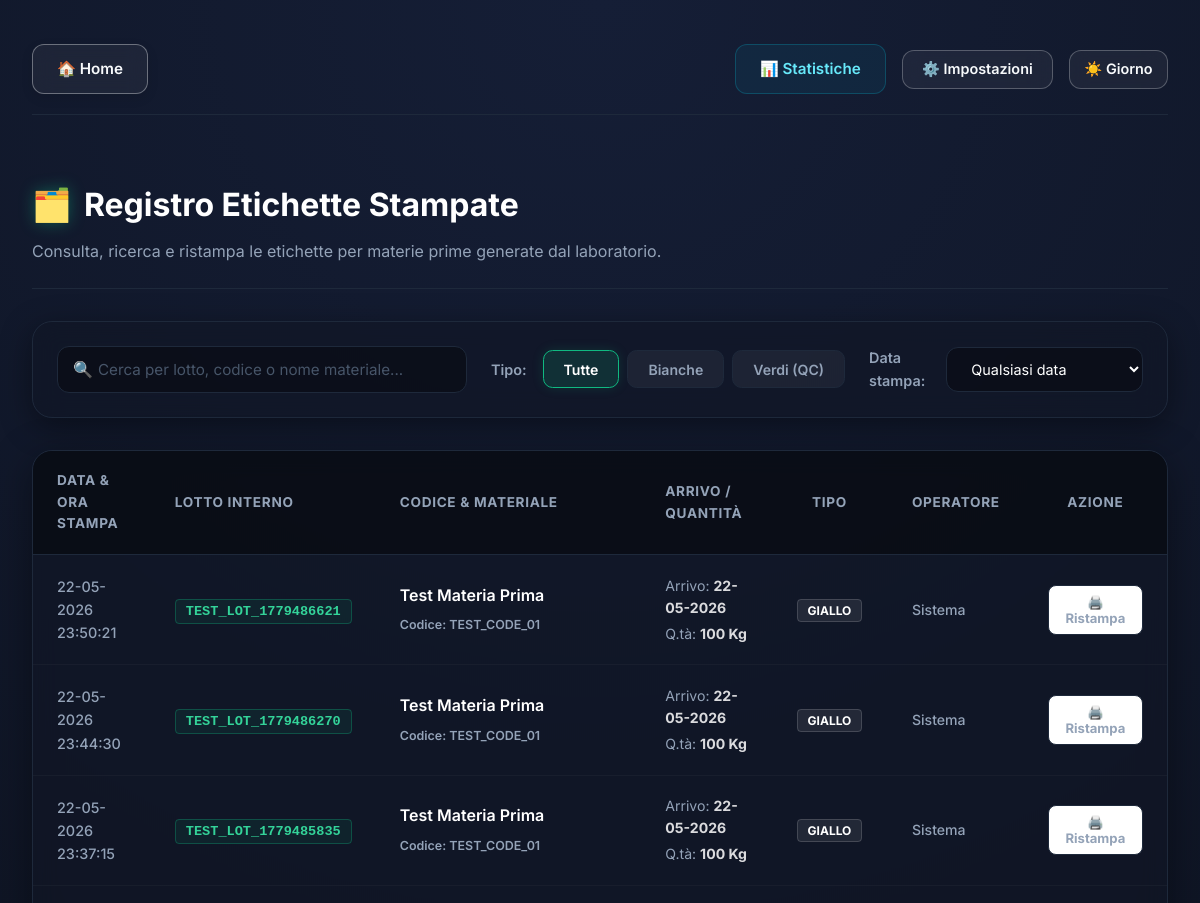
The page /storico_etichetta (upper part) on the database as committed earlier.
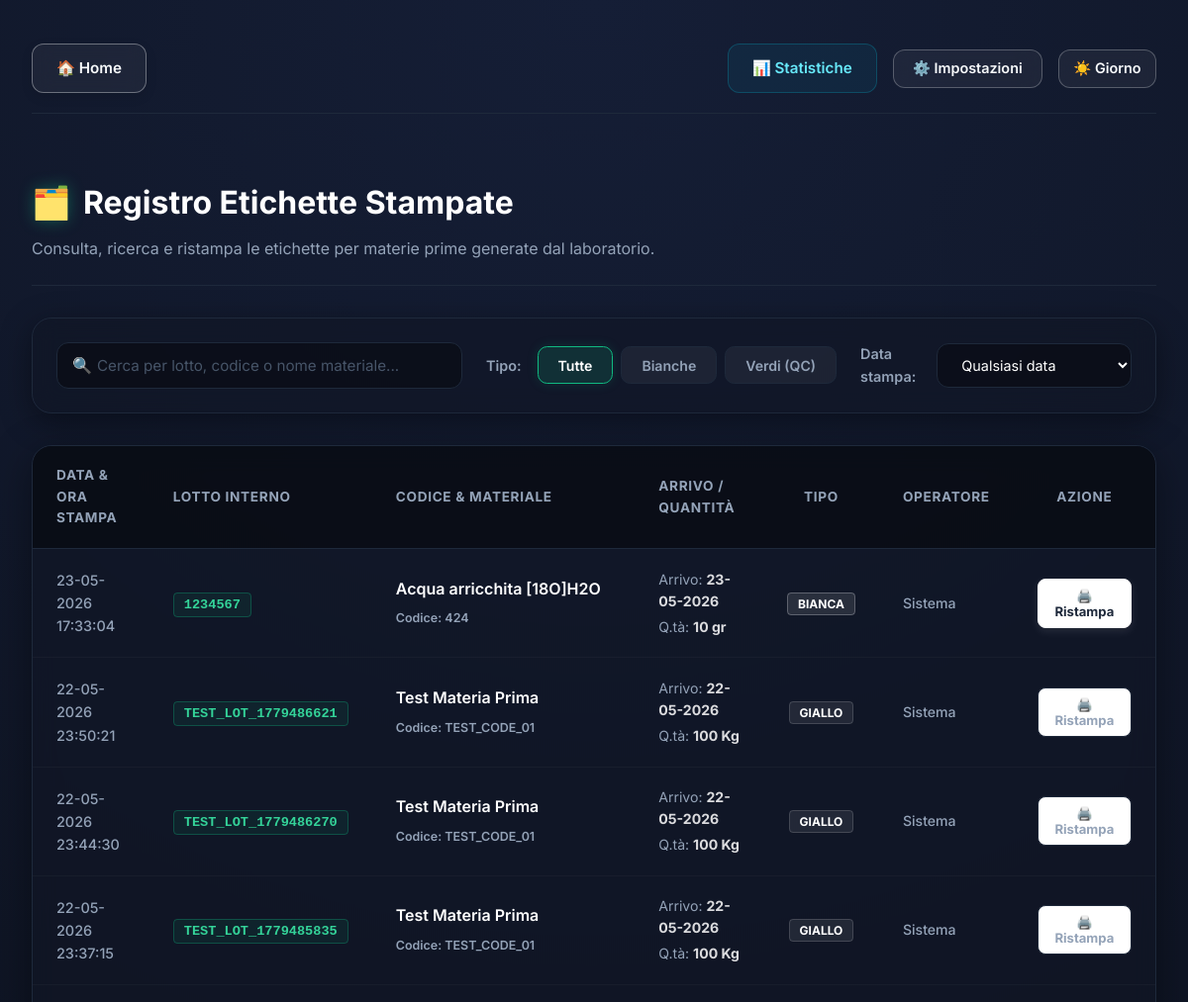
The same page on the database as committed later.
### tables this page shows
CREATE TABLE Storico_Etichette (
                id INTEGER PRIMARY KEY AUTOINCREMENT,
                data_ora TEXT NOT NULL,
                lotto_interno TEXT NOT NULL,
                codice_mp TEXT NOT NULL,
                nome_mp TEXT NOT NULL,
                data_arrivo TEXT NOT NULL,
                quantita TEXT NOT NULL,
                tipo_stampa TEXT NOT NULL,
                operatore TEXT
            );

### routes/etichette.py (the view)
    @app.route('/storico_etichetta')
    def storico_etichetta():
        conn = get_db_connection()
        try:
            rows = conn.execute('''
                SELECT S.id, S.data_ora, S.lotto_interno, S.codice_mp, S.nome_mp, S.data_arrivo, S.quantita, S.tipo_stampa, S.operatore,
                       L.lotto_fornitore, L.data_scadenza, L.data_approvazione
                FROM Storico_Etichette S
                LEFT JOIN Lotti_Interni L ON S.lotto_interno = L.lotto_interno
                ORDER BY S.id DESC
            ''').fetchall()
            etichette = [dict(row) for row in rows]
        except Exception as e:
            app.logger.error(f"Errore nel recupero dello storico etichette: {e}", exc_info=True)
            etichette = []
        finally:
            conn.close()
        return render_template('storico_etichetta.html', etichette=etichette)

### db_utils.py (called while the page is built)
def get_db_connection():
    conn = sqlite3.connect(RESOLVED_DB_PATH)
    conn.row_factory = sqlite3.Row
    return conn

### templates/storico_etichetta.html (shortened to what the changed rows need)
{% extends 'base.html' %}
{% block content %}
<div style="max-width: 1200px; margin: 0 auto; padding: 1.5rem 0; width: 100%;">
    <div style="display: flex; flex-direction: column; gap: 0.5rem; margin-bottom: 2rem; border-bottom: 1px solid var(--border-color); padding-bottom: 1.5rem;">
        <h2 style="font-size: 2rem; font-weight: 700; color: white; display: flex; align-items: center; gap: 0.75rem;">
            <span style="filter: drop-shadow(0 0 8px rgba(16, 185, 129, 0.4));">🗂️</span> Registro Etichette Stampate
        </h2>
    </div>
    <div class="table-container" style="background: rgba(17, 23, 38, 0.6); border: 1px solid var(--border-color); border-radius: 1.25rem; overflow: hidden; backdrop-filter: blur(12px); box-shadow: 0 10px 40px rgba(0,0,0,0.4); margin-bottom: 2rem;">
        <table id="history-table" style="width: 100%; border-collapse: collapse; text-align: left;">
            <thead>
                <tr style="border-bottom: 1px solid var(--border-color); background: rgba(0, 0, 0, 0.25);">
                    <th style="padding: 1.2rem 1.5rem; color: var(--text-secondary); font-size: 0.85rem; font-weight: 700; letter-spacing: 0.05em; text-transform: uppercase;">Data & Ora Stampa</th>
                    <th style="padding: 1.2rem 1.5rem; color: var(--text-secondary); font-size: 0.85rem; font-weight: 700; letter-spacing: 0.05em; text-transform: uppercase;">Lotto Interno</th>
                    <th style="padding: 1.2rem 1.5rem; color: var(--text-secondary); font-size: 0.85rem; font-weight: 700; letter-spacing: 0.05em; text-transform: uppercase;">Codice & Materiale</th>
                    <th style="padding: 1.2rem 1.5rem; color: var(--text-secondary); font-size: 0.85rem; font-weight: 700; letter-spacing: 0.05em; text-transform: uppercase;">Arrivo / Quantità</th>
                    <th style="padding: 1.2rem 1.5rem; color: var(--text-secondary); font-size: 0.85rem; font-weight: 700; letter-spacing: 0.05em; text-transform: uppercase; text-align: center;">Tipo</th>
                    <th style="padding: 1.2rem 1.5rem; color: var(--text-secondary); font-size: 0.85rem; font-weight: 700; letter-spacing: 0.05em; text-transform: uppercase;">Operatore</th>
                    <th style="padding: 1.2rem 1.5rem; color: var(--text-secondary); font-size: 0.85rem; font-weight: 700; letter-spacing: 0.05em; text-transform: uppercase; text-align: center;">Azione</th>
                </tr>
            </thead>
            <tbody>
                {% if etichette %}
                    {% for et in etichette %}
                    <tr class="history-row"
                        data-id="{{ et.id }}"
                        data-tipo-stampa="{{ et.tipo_stampa }}"
                        data-data-ora="{{ et.data_ora }}"
                        data-lotto-interno="{{ et.lotto_interno }}"
                        data-codice-mp="{{ et.codice_mp }}"
                        data-nome-mp="{{ et.nome_mp }}"
                        data-data-arrivo="{{ et.data_arrivo }}"
                        data-quantita="{{ et.quantita }}"
                        data-lotto-fornitore="{{ et.lotto_fornitore or '-' }}"
                        data-data-scadenza="{{ et.data_scadenza or '-' }}"
                        data-data-approvazione="{{ et.data_approvazione or '-' }}"
                        style="border-bottom: 1px solid rgba(255, 255, 255, 0.03); transition: background 0.2s;"
                        onmouseover="this.style.background='rgba(255,255,255,0.015)'"
                        onmouseout="this.style.background='transparent'">
                        <td style="padding: 1.2rem 1.5rem; font-size: 0.9rem; color: var(--text-secondary); font-weight: 500;">
                            {{ et.data_ora }}
                        </td>
                        <td style="padding: 1.2rem 1.5rem;">
                            <span class="badge-lotto" style="font-family: monospace; font-size: 0.85rem; font-weight: 700; padding: 4px 10px; border-radius: 4px; border: 1px solid rgba(16, 185, 129, 0.3); background: rgba(16, 185, 129, 0.08); color: #34d399;">
                                {{ et.lotto_interno }}
                            </span>
                        </td>
                        <td style="padding: 1.2rem 1.5rem;">
                            <div style="font-weight: 600; color: white; margin-bottom: 0.2rem; max-width: 320px; overflow: hidden; text-overflow: ellipsis; white-space: nowrap;" title="{{ et.nome_mp }}">
                                {{ et.nome_mp }}
                            </div>
                            <span style="font-size: 0.78rem; color: var(--text-secondary); font-weight: 600;">
                                Codice: {{ et.codice_mp }}
                            </span>
                        </td>
                        <td style="padding: 1.2rem 1.5rem; font-size: 0.88rem;">
                            <div style="color: var(--text-secondary); margin-bottom: 0.2rem;">
                                Arrivo: <strong style="color: rgba(255,255,255,0.85);">{{ et.data_arrivo | dateformat }}</strong>
                            </div>
                            <div style="color: var(--text-secondary);">
                                Q.tà: <strong style="color: rgba(255,255,255,0.85);">{{ et.quantita }}</strong>
                            </div>
                        </td>
                        <td style="padding: 1.2rem 1.5rem; text-align: center;">
                            {% if et.tipo_stampa == 'BIANCO' %}
                                <span class="badge-stampa" style="background: rgba(255, 255, 255, 0.1); color: #ffffff; border: 1px solid rgba(255, 255, 255, 0.25); font-weight: 700; font-size: 0.75rem; padding: 3px 10px; border-radius: 4px; text-transform: uppercase;">
                                    Bianca
                                </span>
                            {% elif et.tipo_stampa == 'VERDE' %}
                                <span class="badge-stampa" style="background: rgba(16, 185, 129, 0.15); color: #34d399; border: 1px solid rgba(16, 185, 129, 0.3); font-weight: 700; font-size: 0.75rem; padding: 3px 10px; border-radius: 4px; text-transform: uppercase;">
                                    Verde
                                </span>
                            {% else %}
                                <span class="badge-stampa" style="background: rgba(255, 255, 255, 0.08); color: white; border: 1px solid rgba(255, 255, 255, 0.15); font-weight: 700; font-size: 0.75rem; padding: 3px 10px; border-radius: 4px; text-transform: uppercase;">
                                    {{ et.tipo_stampa }}
                                </span>
                            {% endif %}
                        </td>
                        <td style="padding: 1.2rem 1.5rem; font-size: 0.88rem; color: var(--text-secondary); font-weight: 500;">
                            {{ et.operatore or 'Sistema' }}
                        </td>
                        <td style="padding: 1.2rem 1.5rem; text-align: center;">
                            {% if et.tipo_stampa == 'BIANCO' %}
                                <button onclick="ristampaEtichetta(this)" class="btn-ristampa-table btn-white-ristampa" title="Ristampa questa etichetta bianca">
                                    🖨️ Ristampa
                                </button>
                            {% elif et.tipo_stampa == 'VERDE' %}
                                <button onclick="ristampaEtichetta(this)" class="btn-ristampa-table btn-green-ristampa" title="Ristampa questa etichetta verde approvata">
                                    🖨️ Ristampa
                                </button>
                            {% else %}
                                <button onclick="ristampaEtichetta(this)" class="btn-ristampa-table btn-neutral-ristampa" title="Ristampa questa etichetta">
                                    🖨️ Ristampa
                                </button>
                            {% endif %}
                        </td>
                    </tr>
                    {% endfor %}
                {% endif %}
            </tbody>
        </table>
    </div>
</div>
{% endblock %}

Rows that differ between the two databases and show on the page:
added Storico_Etichette: data_ora "23-05-2026 17:33:04", lotto_interno "1234567", nome_mp "Acqua arricchita [18O]H2O", codice_mp "424", data_arrivo "23-05-2026", quantita "10 gr", tipo_stampa "BIANCA", operatore "Sistema"
